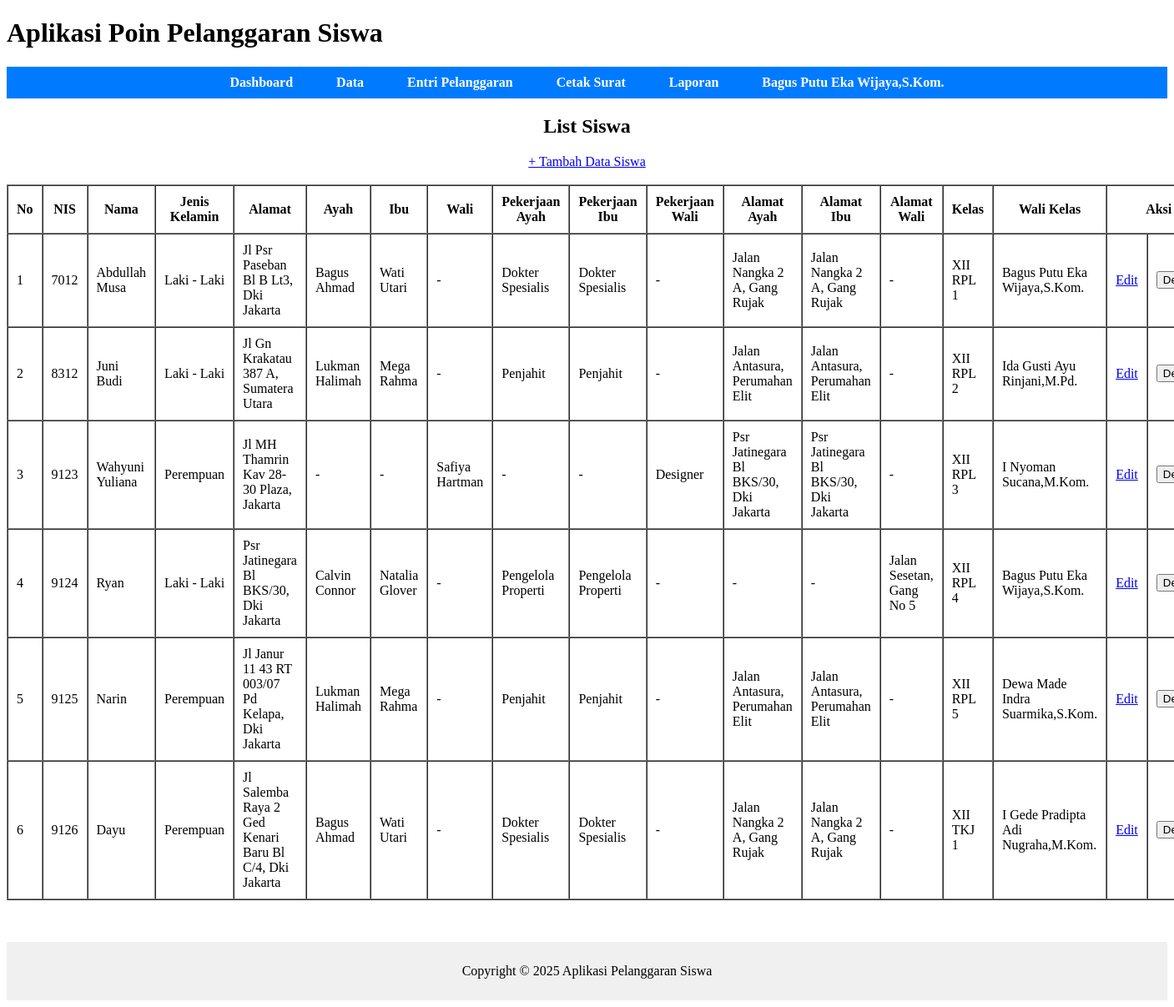
Before: /pages/siswa/list.php (signed in) with the older database file.
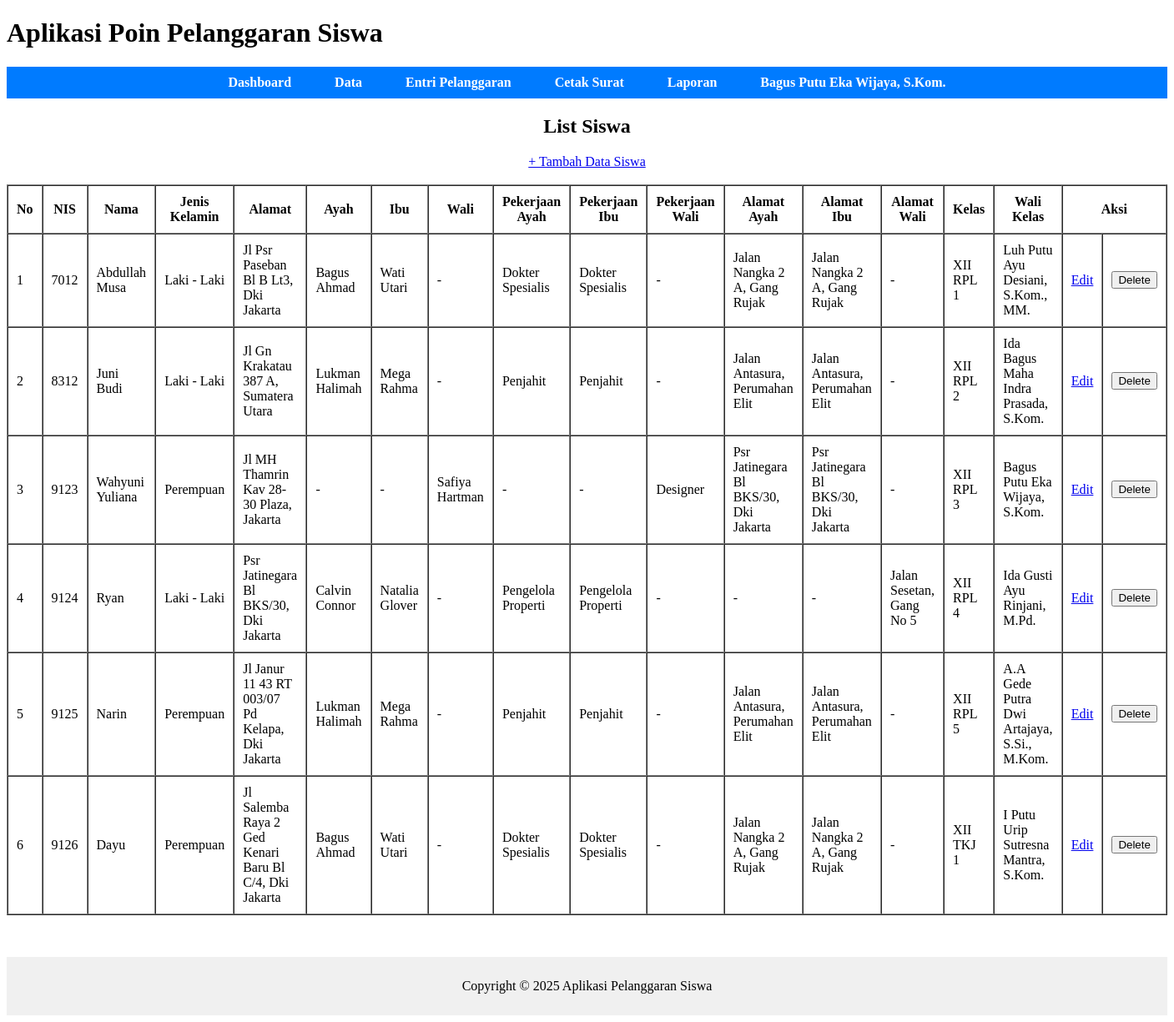
After: the same page with the newer database file.
### tables this page shows
CREATE TABLE `siswa` (
  `nis` int(5) NOT NULL,
  `nama_siswa` varchar(50) DEFAULT NULL,
  `jenis_kelamin` enum('Laki - Laki','Perempuan') DEFAULT NULL,
  `alamat` varchar(100) DEFAULT NULL,
  `password` varchar(70) DEFAULT NULL,
  `status` enum('aktif','tidak_aktif','lulus','pindah') DEFAULT NULL,
  `id_ortu_wali` int(5) DEFAULT NULL,
  `id_kelas` int(3) DEFAULT NULL
);

CREATE TABLE `guru` (
  `kode_guru` char(8) NOT NULL,
  `nama_pengguna` varchar(100) DEFAULT NULL,
  `role` varchar(30) DEFAULT NULL,
  `username` varchar(50) DEFAULT NULL,
  `password` varchar(70) DEFAULT NULL,
  `aktif` enum('Y','N') DEFAULT NULL,
  `jabatan` varchar(50) DEFAULT NULL,
  `telp` varchar(16) DEFAULT NULL
);

CREATE TABLE `ortu_wali` (
  `id_ortu_wali` int(5) NOT NULL,
  `ayah` varchar(50) DEFAULT NULL,
  `ibu` varchar(50) DEFAULT NULL,
  `wali` varchar(50) DEFAULT NULL,
  `pekerjaan_ayah` varchar(50) DEFAULT NULL,
  `pekerjaan_ibu` varchar(50) DEFAULT NULL,
  `pekerjaan_wali` varchar(50) DEFAULT NULL,
  `no_telp_ayah` varchar(16) DEFAULT NULL,
  `no_telp_ibu` varchar(16) DEFAULT NULL,
  `no_telp_wali` varchar(16) DEFAULT NULL,
  `alamat_ayah` varchar(100) DEFAULT NULL,
  `alamat_ibu` varchar(100) DEFAULT NULL,
  `alamat_wali` varchar(100) DEFAULT NULL
);

CREATE TABLE `tingkat` (
  `id_tingkat` int(1) NOT NULL,
  `tingkat` varchar(6) DEFAULT NULL
);

CREATE TABLE `program_keahlian` (
  `id_program_keahlian` int(2) NOT NULL,
  `program_keahlian` varchar(6) DEFAULT NULL,
  `deskripsi` varchar(50) DEFAULT NULL
);

CREATE TABLE `kelas` (
  `id_kelas` int(3) NOT NULL,
  `id_tingkat` int(11) DEFAULT NULL,
  `id_program_keahlian` int(11) DEFAULT NULL,
  `rombel` int(11) DEFAULT NULL,
  `kode_guru` char(8) DEFAULT NULL
);

### pages/siswa/list.php (the view, shortened to what the changed rows need)
<?php
include ROOTPATH . "/config/config.php";
include ROOTPATH . "/includes/header.php";
$query = "SELECT
            siswa.nis AS nis,
            siswa.nama_siswa AS nama_siswa,
            siswa.jenis_kelamin AS jenis_kelamin,
            siswa.alamat AS alamat,
            ortu_wali.ayah AS ayah,
            ortu_wali.ibu AS ibu,
            ortu_wali.wali AS wali,
            ortu_wali.pekerjaan_ayah AS pekerjaan_ayah,
            ortu_wali.pekerjaan_ibu AS pekerjaan_ibu,
            ortu_wali.pekerjaan_wali AS pekerjaan_wali,
            ortu_wali.alamat_ayah AS alamat_ayah,
            ortu_wali.alamat_ibu AS alamat_ibu,
            ortu_wali.alamat_wali AS alamat_wali,
            tingkat.tingkat AS tingkat,
            program_keahlian.program_keahlian AS program_keahlian,
            kelas.rombel AS rombel,
            guru.nama_pengguna AS nama_pengguna
          FROM siswa
          LEFT JOIN ortu_wali ON siswa.id_ortu_wali = ortu_wali.id_ortu_wali
          LEFT JOIN kelas ON siswa.id_kelas = kelas.id_kelas
          LEFT JOIN tingkat ON kelas.id_tingkat = tingkat.id_tingkat
          LEFT JOIN program_keahlian ON kelas.id_program_keahlian = program_keahlian.id_program_keahlian
          LEFT JOIN guru ON kelas.kode_guru = guru.kode_guru";
$result = mysqli_query($conn, $query);
?>
<center>
    <h2>List Siswa</h2>
    <a href="add.php">+ Tambah Data Siswa</a><br><br>
    <table border="1" cellpadding="10" cellspacing="0">
        <thead>
            <tr>
                <th>No</th>
                <th>NIS</th>
                <th>Nama</th>
                <th>Jenis Kelamin</th>
                <th>Alamat</th>
                <th>Ayah</th>
                <th>Ibu</th>
                <th>Wali</th>
                <th>Pekerjaan Ayah</th>
                <th>Pekerjaan Ibu</th>
                <th>Pekerjaan Wali</th>
                <th>Alamat Ayah</th>
                <th>Alamat Ibu</th>
                <th>Alamat Wali</th>
                <th>Kelas</th>
                <th>Wali Kelas</th>
                <th colspan="2">Aksi</th>
            </tr>
        </thead>
        <tbody>
            <?php
            $no = 1;
            while ($row = mysqli_fetch_assoc($result)) { ?>
                <tr>
                    <td><?= $no++ ?></td>
                    <td><?= htmlspecialchars($row['nis']) ?></td>
                    <td><?= htmlspecialchars($row['nama_siswa']) ?></td>
                    <td><?= htmlspecialchars($row['jenis_kelamin']) ?></td>
                    <td><?= htmlspecialchars($row['alamat']) ?></td>
                    <td><?= (empty($row['ayah']) || $row['ayah'] == 'NULL') ? '-' : htmlspecialchars($row['ayah']) ?></td>
                    <td><?= (empty($row['ibu']) || $row['ibu'] == 'NULL') ? '-' : htmlspecialchars($row['ibu']) ?></td>
                    <td><?= (empty($row['wali']) || $row['wali'] == 'NULL') ? '-' : htmlspecialchars($row['wali']) ?></td>
                    <td><?= (empty($row['pekerjaan_ayah']) || $row['pekerjaan_ayah'] == 'NULL') ? '-' : htmlspecialchars($row['pekerjaan_ayah']) ?>
                    </td>
                    <td><?= (empty($row['pekerjaan_ibu']) || $row['pekerjaan_ibu'] == 'NULL') ? '-' : htmlspecialchars($row['pekerjaan_ibu']) ?>
                    </td>
                    <td><?= (empty($row['pekerjaan_wali']) || $row['pekerjaan_wali'] == 'NULL') ? '-' : htmlspecialchars($row['pekerjaan_wali']) ?>
                    </td>
                    <td><?= (empty($row['alamat_ayah']) || $row['alamat_ayah'] == 'NULL') ? '-' : htmlspecialchars($row['alamat_ayah']) ?>
                    </td>
                    <td><?= (empty($row['alamat_ibu']) || $row['alamat_ibu'] == 'NULL') ? '-' : htmlspecialchars($row['alamat_ibu']) ?>
                    </td>
                    <td><?= (empty($row['alamat_wali']) || $row['alamat_wali'] == 'NULL') ? '-' : htmlspecialchars($row['alamat_wali']) ?>
                    </td>
                    <td><?= htmlspecialchars($row['tingkat'] . ' ' . $row['program_keahlian'] . ' ' . $row['rombel']) ?>
                    </td>
                    <td><?= htmlspecialchars($row['nama_pengguna']) ?></td>
                    <td>
                        <a href="edit.php?id=<?= $row['nis'] ?>">Edit</a>
                    </td>
                    <td>
                        <form action="../../process/siswa_process.php" method="post"
                            onsubmit="return confirm('Ingin Menghapus data <?= $row['nama_siswa'] ?>?')">
                            <button type="submit">Delete</button>
                        </form>
                    </td>
                </tr>
            <?php } ?>
        </tbody>
    </table>
</center>
<?php
include "../../includes/footer.php";
?>

### includes/header.php (shortened to what the changed rows need)
<!DOCTYPE html>
<html lang="id">
<head>
</head>
<body>
    <header>
        <h1>Aplikasi Poin Pelanggaran Siswa</h1>
        <nav>
            <ul>
                <li class="dropdown">
                    <a href="#"><?php echo $_COOKIE['nama'];?></a>
                </li>
            </ul>
        </nav>
    </header>
    <main>

Changed rows visible on the page:
changed siswa "Abdullah Musa": guru.nama_pengguna "Bagus Putu Eka Wijaya,S.Kom." → "Luh Putu Ayu Desiani, S.Kom., MM."
changed siswa "Juni Budi": guru.nama_pengguna "Ida Gusti Ayu Rinjani,M.Pd." → "Ida Bagus Maha Indra Prasada, S.Kom."
changed siswa "Wahyuni Yuliana": guru.nama_pengguna "I Nyoman Sucana,M.Kom." → "Bagus Putu Eka Wijaya, S.Kom."
changed siswa "Ryan": guru.nama_pengguna "Bagus Putu Eka Wijaya,S.Kom." → "Ida Gusti Ayu Rinjani, M.Pd."
changed siswa "Narin": guru.nama_pengguna "Dewa Made Indra Suarmika,S.Kom." → "A.A Gede Putra Dwi Artajaya, S.Si., M.Kom."
changed siswa "Dayu": guru.nama_pengguna "I Gede Pradipta Adi Nugraha,M.Kom." → "I Putu Urip Sutresna Mantra, S.Kom."
Other visible differences:
$_COOKIE['nama']: "Bagus Putu Eka Wijaya,S.Kom." → "Bagus Putu Eka Wijaya, S.Kom."
